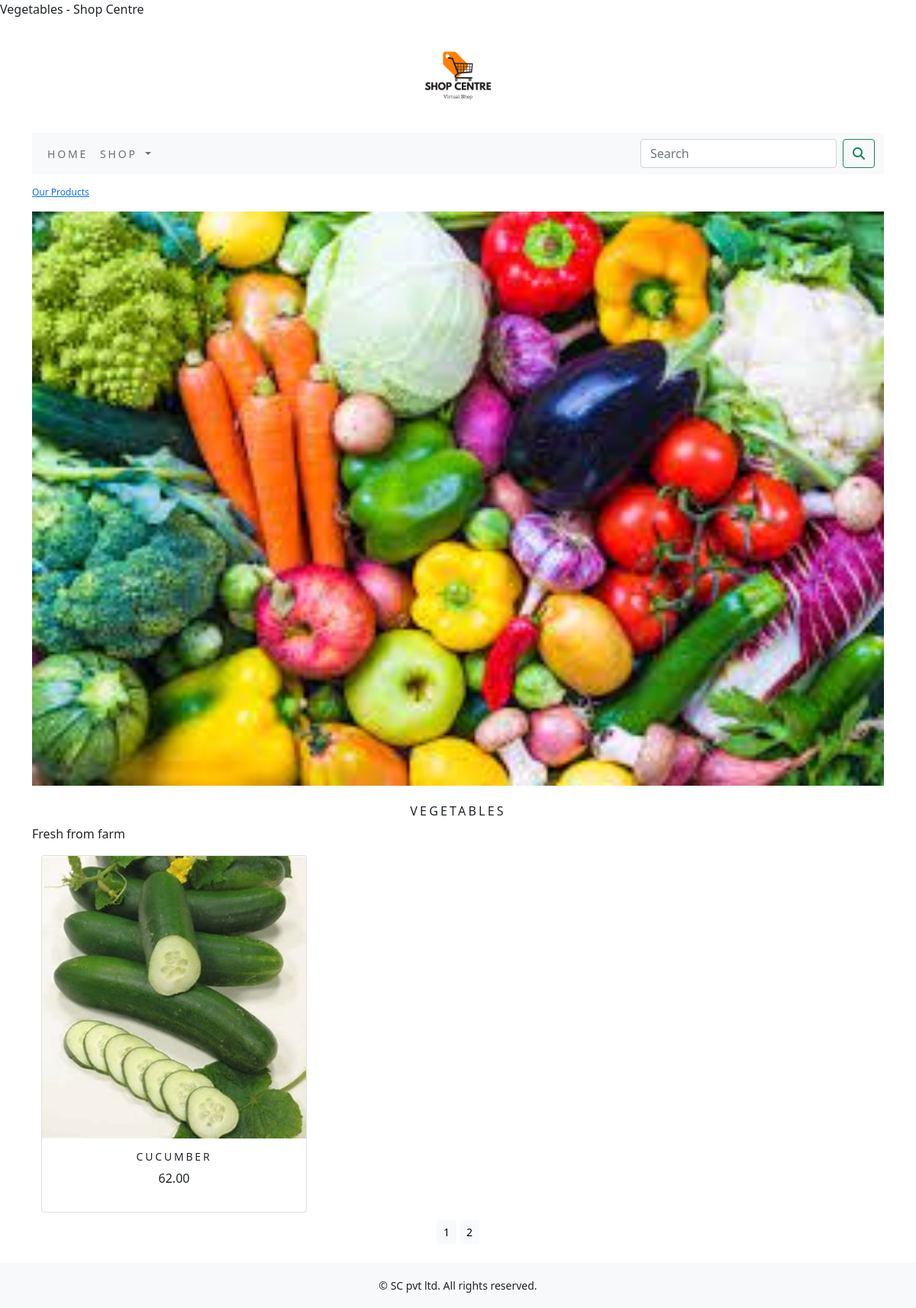
/shop/vegetables/?page=2, run on the app's committed database.
### shop/models.py (models this page shows, shortened)
class Category(models.Model):
    name=models.CharField(max_length=250,unique=True)
    slug=models.SlugField(max_length=250,unique=True)
    description=models.TextField(blank=True)
    image=models.ImageField(upload_to='category',blank=True)
    class Meta:
        ordering=('name',)
        verbose_name='category'
        verbose_name_plural='categories'
    def get_url(self):
        return reverse('shop:products_by_category',args=[self.slug])

class Product(models.Model):
    name=models.CharField(max_length=250,unique=True)
    slug=models.SlugField(max_length=250,unique=True)
    description=models.TextField(blank=True)
    price=models.DecimalField(max_digits=10,decimal_places=2)
    category=models.ForeignKey(Category,on_delete=models.CASCADE)
    image=models.ImageField(upload_to='category',blank=True)
    stock=models.IntegerField()
    available=models.BooleanField(default=True)
    created=models.DateTimeField(auto_now_add=True)
    updated=models.DateTimeField(auto_now=True)
    class Meta:
        ordering=('name',)
        verbose_name='product'
        verbose_name_plural='products'
    def get_url(self):
        return reverse('shop:prodCatdetail',args=[self.category.slug,self.slug])

### shop/views.py (the view)
# urls.py: path('', views.allProdCat,name='allProdCat'),
def allProdCat(request,c_slug=None):
    c_page=None
    products_list=None
    if c_slug !=None:
        c_page=get_object_or_404(Category,slug=c_slug)
        products_list=Product.objects.all().filter(category=c_page,available=True)
    else:
        products_list=Product.objects.all().filter(available=True)
    paginator=Paginator(products_list,6)
    try:
        page=int(request.GET.get('page','1'))
    except:
        page=1
    try:
        products=paginator.page(page)
    except (EmptyPage,InvalidPage):
        products=paginator.page(paginator.num_pages)
    return render(request,"category.html",{'category':c_page,'products':products})

### cart/context_processors.py (called while the page is built)
def counter(request):
    item_count=0
    if 'admin' in request.path:
        return {}
    else:
        try:
            cart=Cart.objects.filter(cart_id=_cart_id(request))
            cart_items=CartItem.objects.all().filter(cart=cart[:1])
            for cart_item in cart_items:
                item_count += cart_item.quantity
        except Cart.DoesNotExist:
            item_count=0
    return dict(item_count=item_count)

### cart/views.py (called while the page is built)
def _cart_id(request):
    cart=request.session.session_key
    if not cart:
        cart=request.session.create()
    return cart

### shop/context_processors.py (called while the page is built)
def menu_links(request):
    links=Category.objects.all()
    return dict(links=links)

### templates/category.html (shortened to what this page needs)
{% extends 'base.html' %}
{% load static %}
{% block title %}
    {% if category %}
        {{category.name}} - Shop Centre
    {% else %}
        View our new offers & deals...
    {% endif %}
{% endblock %}
{% block content %}
{% if category %}
<div>
    <div class="row my_row_class">
        <div class="mx-auto">
        <p><a href="{% url 'shop:allProdCat' %}">Our Products</a></p>
        </div>
    </div>
</div>
    {% endif %}
<div class="mx-auto">
    {% if category %}
        <img class="my_image" src="{{category.image.url}}" alt="{{category.name}}" width="100%">
</div>
<br>
<div>
    <h1 class="text-center my_title">{{category.name}}</h1>
    <p class="text-justify">{{category.description}}</p>
</div>
    {% endif %}
<div class="container ">
    <div class="row mx_auto">
        {% for product in products.object_list %}
        <div class="my_bottom_margin col-9 col-sm-12 col-md-4 col-lg-4">
            <div class="card text-center" style="min-width: 18rem;">
                <a href="{{product.get_url}}"><img class="card-img-top my_image" src="{{product.image.url}}" alt="{{product.name}}"> </a>
                <div class="card-body">
                    <h4>{{product.name}}</h4>
                    <p>{{product.price}}</p>
                </div>
            </div>
        </div>
        {% endfor %}
    </div>
    <div class="mx_auto">
        {% if products.paginator.num_pages > 1 %}
        <div class="text-center">
            {% for pg in products.paginator.page_range %}
                <a href="?page={{pg}}" class="btn btn-light btn-sm {% if products.number == pg %} active {% endif %}">{{pg}}</a>
        {% endfor %}
        </div>
        {% endif %}
    </div>
    <br>
</div>
{% endblock %}

### static/css/custom.css (style rules this page uses)
body { font-family: 'Spectral', serif; }
.my_row_class { padding-top:15px; }
.my_row_class .mx-auto { color:#000; font-size:12px; }
.my_image { width:100%; height:auto; }
.my_title { font-size:16px; text-transform:uppercase; letter-spacing:.2em; }
.my_bottom_margin { margin-bottom:10px; }
.card-body h4 { font-size:14px; text-transform:uppercase; letter-spacing:.2em; }

### data on the page
Category: image (picture), name "VEGETABLES", description "Fresh from farm"
Product: image (picture), name "CUCUMBER", price "62.00"

### other printed values
{{ pg }} "1" "2"
